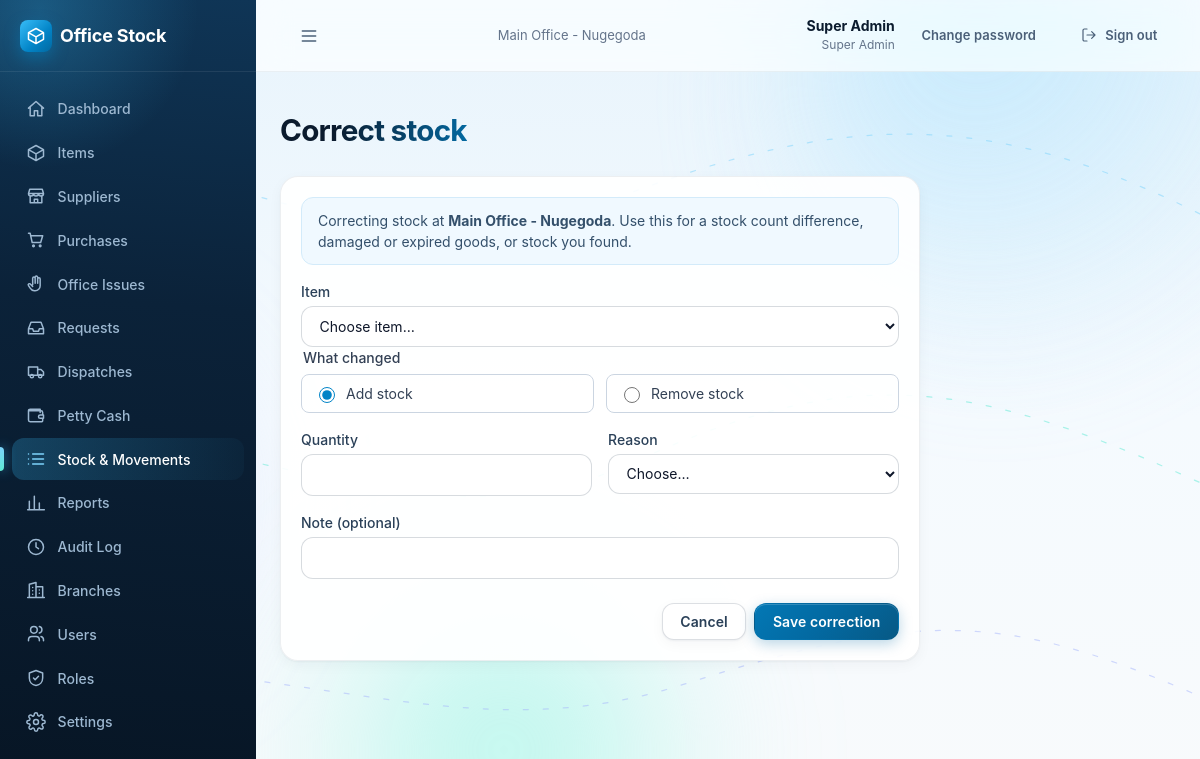
The page /stock/correct/ (signed in) on the database its author committed.
### accounts/models.py (models this page shows, shortened)
class User(AbstractBaseUser):
    name = models.CharField(max_length=120)
    email = models.EmailField(unique=True)
    role = models.CharField(max_length=40)
    permissions = models.JSONField(null=True, blank=True, default=None)
    branch = models.ForeignKey(Branch, on_delete=models.PROTECT, related_name='users')
    active = models.BooleanField(default=True)
    failed_logins = models.PositiveSmallIntegerField(default=0)
    locked_until = models.DateTimeField(null=True, blank=True)
    created_at = models.DateTimeField(auto_now_add=True)
    updated_at = models.DateTimeField(auto_now=True)
    USERNAME_FIELD = 'email'
    REQUIRED_FIELDS = ['name']
    objects = UserManager()
    class Meta:
        ordering = ['name']
    @property
    def role_def(self):
        if not hasattr(self, '_role_def'):
            if self.role == SUPER_ADMIN_ROLE['key']:
                self._role_def = SUPER_ADMIN_ROLE
            else:
                r = Role.objects.filter(key=self.role).first()
                self._role_def = r.as_def() if r else None
        return self._role_def
    @property
    def role_name(self):
        return (self.role_def or {}).get('name') or self.role

class Branch(models.Model):
    name = models.CharField(max_length=120)
    code = models.CharField(max_length=10, unique=True)
    type = models.CharField(max_length=10, choices=[(BRANCH_TYPES.MAIN, 'Main office'), (BRANCH_TYPES.BRANCH, 'Branch')],
                            default=BRANCH_TYPES.BRANCH)
    address = models.CharField(max_length=250, blank=True, default='')
    phone = models.CharField(max_length=40, blank=True, default='')
    active = models.BooleanField(default=True)
    created_at = models.DateTimeField(auto_now_add=True)
    updated_at = models.DateTimeField(auto_now=True)
    class Meta:
        ordering = ['type', 'name']
        constraints = [
            models.UniqueConstraint(fields=['type'], condition=models.Q(type=BRANCH_TYPES.MAIN), name='one_main_office'),
        ]

### inventory/views.py (the view, shortened to what this page needs)
# urls.py: path('stock/correct/', views.stock_correct, name='stock_correct'),
@permission_required('stock.adjust')
def stock_correct(request):
    user = request.user
    branch = _resolve_branch(request, request.POST.get('branch') or request.GET.get('branch'))
    if not branch:
        messages.error(request, 'No main office exists. Run the seed command first')
        return redirect('inventory:stock')
    rows = _balance_rows(branch)
    allowed = Item.objects.filter(pk__in=[r['item'].pk for r in rows])
    qty_by_item = {r['item'].pk: r['quantity'] for r in rows}
    initial = {'item': request.GET.get('item') or None, 'direction': 'add', 'branch': branch.pk}
    form = inv_forms.CorrectionForm(request.POST or None, initial=initial, item_queryset=allowed)
    return render(request, 'inventory/stock_correct.html', {
        'form': form, 'branch': branch, 'rows': rows, 'qty_by_item': qty_by_item,
        'reasons_for_json': json.dumps(REASONS_FOR), 'reason_labels_json': json.dumps(REASON_LABELS)})

### core/context_processors.py (called while the page is built)
def app(request):
    ctx = {}
    user = getattr(request, 'user', None)
    if user is None or not user.is_authenticated:
        return ctx
    settings = Setting.get()
    ctx['app_settings'] = settings
    perms = getattr(request, 'perms', [])
    nav = []
    path = request.path
    for n in visible_nav(user, perms, settings.branch_module_enabled):
        try:
            url = reverse(n['url'])
        except NoReverseMatch:
            continue
        active = path == url if n.get('exact') else path.startswith(n['match'])
        nav.append({**n, 'href': url, 'active': active})
    ctx.update({
        'nav': nav,
        'perm': {p.replace('.', '_'): (p in perms) for p in ALL_PERMISSIONS},
        'is_branch_side': side_of(user) == 'branch',
        'is_super_admin': user.role == 'super_admin',
    })
    return ctx

### core/models.py (called while the page is built)
    @classmethod
    def get(cls):
        obj = cls.objects.filter(key='app').first()
        if obj:
            return obj
        try:
            with transaction.atomic():
                return cls.objects.create(key='app')
        except IntegrityError:
            return cls.objects.get(key='app')

### core/permissions.py (called while the page is built)
def side_of(user, role_def=None):
    role_def = role_def if role_def is not None else getattr(user, 'role_def', None)
    return (role_def or {}).get('side') or SIDES.MAIN

def is_branch_side(user, role_def=None):
    return side_of(user, role_def) == SIDES.BRANCH

def effective_permissions(user, role_def=None):
    if user.role == ROLES.SUPER_ADMIN:
        return list(ALL_PERMISSIONS)
    if isinstance(user.permissions, (list, tuple)):
        return list(user.permissions)
    role_def = role_def if role_def is not None else getattr(user, 'role_def', None)
    return list((role_def or {}).get('permissions') or [])

def has_any(user, perms):
    have = effective_permissions(user)
    return any(p in have for p in perms)

def visible_nav(user, permissions, branch_module_enabled):
    out = []
    for n in NAV_ITEMS:
        if n.get('branch_side') and not branch_module_enabled:
            continue
        if n.get('roles'):
            if user.role not in n['roles']:
                continue
        elif n.get('perms'):
            if not any(p in permissions for p in n['perms']):
                continue
        out.append(n)
    return out

### inventory/services/adjustments.py (called while the page is built, shortened)
def resolve_branch(user, requested_id=None):
    if is_branch_side(user):
        return Branch.objects.filter(pk=user.branch_id).first()
    return get_main_branch()

### inventory/templates/inventory/stock_correct.html (shortened to what this page needs)
{% extends "base.html" %}
{% load ui %}
{% block content %}
<div class="page-header"><div><h1>Correct stock</h1></div></div>
<form method="post" class="card card-body stack narrow" novalidate data-correction>
  <p class="notice" style="margin:0">Correcting stock at <b>{{ branch.name }}</b>. Use this for a stock count difference, damaged or expired goods, or stock you found.</p>
  <div class="field">
    <label class="lbl" for="id_item">Item</label>
    <select name="item" id="id_item" data-corr-item>
      <option value="">Choose item…</option>
    </select>
  </div>
  <fieldset style="border:0;padding:0;margin:0">
    <legend style="font-size:.875rem;font-weight:500;color:var(--s700);margin-bottom:.375rem">What changed</legend>
    <div style="display:flex;gap:.75rem">
      <label class="check" style="flex:1;border:1px solid var(--s300);border-radius:8px;padding:.5rem .75rem"><input type="radio" name="direction" value="add" data-corr-dir {% if form.direction.value != 'remove' %}checked{% endif %}> Add stock</label>
      <label class="check" style="flex:1;border:1px solid var(--s300);border-radius:8px;padding:.5rem .75rem"><input type="radio" name="direction" value="remove" data-corr-dir {% if form.direction.value == 'remove' %}checked{% endif %}> Remove stock</label>
    </div>
  </fieldset>
  <div class="form-grid">
    <div class="field"><label class="lbl" for="id_quantity">Quantity </label>{{ form.quantity }}
      {% for e in form.quantity.errors %}<div class="err" role="alert">{{ e }}</div>{% endfor %}</div>
    <div class="field"><label class="lbl" for="id_reason">Reason</label>
      <select name="reason" id="id_reason" data-corr-reason data-selected="{{ form.reason.value|default:'' }}">{% for v, l in form.fields.reason.choices %}<option value="{{ v }}" {% if form.reason.value == v %}selected{% endif %}>{{ l }}</option>{% endfor %}</select>
      {% for e in form.reason.errors %}<div class="err" role="alert">{{ e }}</div>{% endfor %}</div>
  </div>
  <div class="field"><label class="lbl" for="id_note" data-corr-note-label>Note (optional)</label>{{ form.note }}
    {% for e in form.note.errors %}<div class="err" role="alert">{{ e }}</div>{% endfor %}</div>
  <div class="form-actions"><a class="btn btn-secondary" href="{% url 'inventory:stock' %}?branch={{ branch.pk }}">Cancel</a><button class="btn" type="submit">Save correction</button></div>
</form>
{% endblock %}

### templates/base.html (shortened to what this page needs)
{% load static ui %}<!doctype html>
<html lang="en">
<head>
  <link rel="stylesheet" href="{% static 'css/app.css' %}">
  <link rel="stylesheet" href="{% static 'css/premium.css' %}">
</head>
<body>
<div class="ambient" aria-hidden="true">
  <span class="blob b1" data-parallax="0.10"><i></i></span>
  <span class="blob b2" data-parallax="-0.07"></span>
  <span class="blob b3" data-parallax="0.05"><i></i></span>
</div>
<div class="shell">
  <aside class="sidebar" id="sidebar">
    <div class="brand"><div class="brand-mark">{% icon 'box' %}</div><span class="brand-name">Office Stock</span></div>
    <nav class="nav" aria-label="Main">
      {% for n in nav %}<a href="{{ n.href }}" class="{% if n.active %}active{% endif %}">{% icon n.icon %}{{ n.label }}</a>{% endfor %}
    </nav>
  </aside>
  <div class="main-col">
    <header class="topbar">
      <button class="btn btn-ghost menu-btn" type="button" data-nav-open aria-label="Open menu">{% icon 'menu' %}</button>
      <div class="branch-name muted small">{{ request.user.branch.name }}</div>
      <div class="topbar-right">
        <div class="who"><b>{{ request.user.name }}</b><span>{{ request.user.role_name }}</span></div>
        <a class="btn btn-ghost btn-sm" href="{% url 'accounts:change_password' %}">Change password</a>
        <form method="post" action="{% url 'accounts:logout' %}" class="inline">{% csrf_token %}
          <button class="btn btn-ghost btn-sm" type="submit">{% icon 'logout' 'icon icon-sm' %}<span class="hide-sm">Sign out</span></button>
        </form>
      </div>
    </header>
    <main class="content">
      {% block content %}{% endblock %}
    </main>
  </div>
</div>
</body>
</html>

### static/css/app.css (style rules this page uses)
:root { --brand-50: #eff6ff; --brand-100: #dbeafe; --brand-500: #3b82f6; --brand-600: #2563eb; --brand-700: #1d4ed8; --s50: #f8fafc; --s100: #f1f5f9; --s200: #e2e8f0; --s300: #cbd5e1; --s400: #94a3b8; --s500: #64748b; --s600: #475569; --s700: #334155; --s800: #1e293b; --s900: #0f172a; --red-50: #fef2f2; --red-600: #dc2626; --red-700: #b91c1c; --amber-50: #fffbeb; --amber-100: #fef3c7; --amber-700: #b45309; --green-50: #ecfdf5; --green-100: #d1fae5; --green-700: #047857; }
* { box-sizing: border-box; }
html { font-size: 16px; }
body { margin: 0; font-family: Inter, ui-sans-serif, system-ui, -apple-system, "Segoe UI", Roboto, sans-serif; background: var(--s50); color: var(--s800); -webkit-font-smoothing: antialiased; line-height: 1.5; }
a { color: var(--brand-700); text-decoration: none; }
h1, h2, h3 { margin: 0; color: var(--s900); }
.icon { width: 20px; height: 20px; flex: none; }
.icon-sm { width: 16px; height: 16px; }
.muted { color: var(--s500); }
.small { font-size: .8125rem; }
.stack > * + * { margin-top: 1rem; }
.shell { min-height: 100vh; display: flex; }
.sidebar { width: 256px; flex: none; background: #fff; border-right: 1px solid var(--s200); display: flex; flex-direction: column; }
.brand { height: 64px; display: flex; align-items: center; gap: .5rem; padding: 0 1.25rem; border-bottom: 1px solid var(--s200); }
.brand-mark { width: 32px; height: 32px; border-radius: 8px; background: var(--brand-600); color: #fff; display: flex; align-items: center; justify-content: center; }
.brand-name { font-size: 1.125rem; font-weight: 700; color: var(--s900); }
.nav { flex: 1; padding: 1rem .75rem; display: flex; flex-direction: column; gap: .25rem; overflow-y: auto; }
.nav a { display: flex; align-items: center; gap: .75rem; padding: .625rem .75rem; border-radius: 8px; font-size: .875rem; font-weight: 500; color: var(--s600); }
.nav a.active { background: var(--brand-50); color: var(--brand-700); }
.main-col { flex: 1; min-width: 0; display: flex; flex-direction: column; }
.topbar { position: sticky; top: 0; z-index: 30; height: 64px; display: flex; align-items: center; justify-content: space-between; gap: 1rem; padding: 0 1.5rem; background: rgba(255,255,255,.92); border-bottom: 1px solid var(--s200); backdrop-filter: blur(6px); }
.topbar .who { text-align: right; line-height: 1.2; }
.topbar .who b { display: block; font-size: .875rem; color: var(--s900); }
.topbar .who span { font-size: .75rem; color: var(--s500); }
.topbar-right { display: flex; align-items: center; gap: .5rem; }
.menu-btn { display: none; }
.content { width: 100%; max-width: 72rem; margin: 0 auto; padding: 2rem 1.5rem; flex: 1; }
.page-header { display: flex; flex-wrap: wrap; align-items: flex-end; justify-content: space-between; gap: 1rem; margin-bottom: 1.5rem; }
.page-header h1 { font-size: 1.5rem; font-weight: 700; }
.card { background: #fff; border: 1px solid var(--s200); border-radius: 12px; box-shadow: 0 1px 2px rgba(0,0,0,.04); }
.card-body { padding: 1.25rem; }
.btn { display: inline-flex; align-items: center; justify-content: center; gap: .5rem; padding: .5rem 1rem; border-radius: 8px; border: 1px solid transparent; font: inherit; font-size: .875rem; font-weight: 600; cursor: pointer; background: var(--brand-600); color: #fff; line-height: 1.25; }
.btn-secondary { background: #fff; color: var(--s700); border-color: var(--s300); }
.btn-ghost { background: transparent; color: var(--s600); }
.btn-sm { padding: .25rem .625rem; font-size: .8125rem; }
form.inline { display: inline; }
.notice { background: var(--s50); border-radius: 8px; padding: .75rem 1rem; font-size: .875rem; color: var(--s600); }
.form-grid { display: grid; gap: 1rem; grid-template-columns: repeat(2, minmax(0, 1fr)); }
.field label.lbl { display: block; font-size: .875rem; font-weight: 500; color: var(--s700); margin-bottom: .25rem; }
input[type=text], input[type=email], input[type=password], input[type=number], input[type=date], input[type=search], select, textarea, .input { width: 100%; padding: .5rem .75rem; border: 1px solid var(--s300); border-radius: 8px; background: #fff; font: inherit; font-size: .875rem; color: var(--s900); }
input[type=checkbox], input[type=radio] { width: 1rem; height: 1rem; accent-color: var(--brand-600); }
.check { display: flex; align-items: center; gap: .5rem; font-size: .875rem; color: var(--s700); }
.form-actions { display: flex; justify-content: flex-end; gap: .5rem; margin-top: 1.5rem; }
.narrow { max-width: 40rem; }

### rows shown on the page
User: user.branch.name "Main Office - Nugegoda", user.name "Super Admin", user.role_name "Super Admin"
Branch: name "Main Office - Nugegoda"

### other values the page prints
{{ n.label }} "Dashboard" "Items" "Suppliers" "Purchases" "Office Issues" "Requests" "Dispatches" "Petty Cash" "Stock & Movements" "Reports" "Audit Log" "Branches" "Users" "Roles" "Settings"
